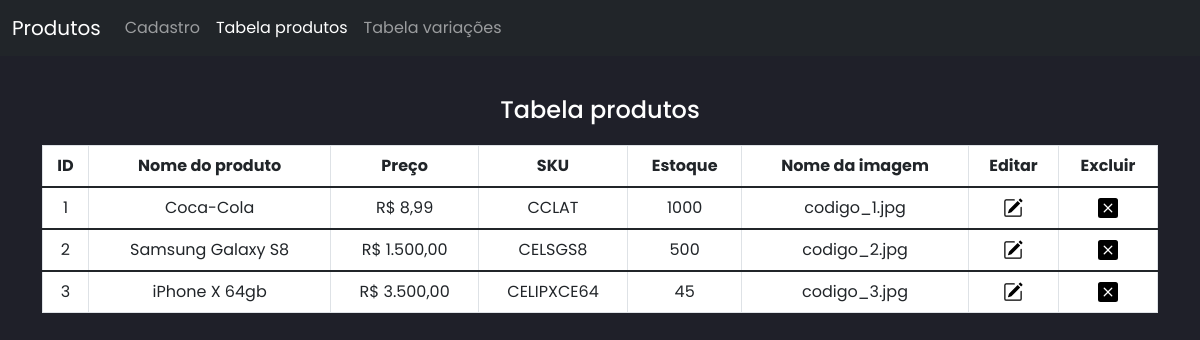
The page /product.php on the database its author committed.
### tables this page shows
CREATE TABLE IF NOT EXISTS `produto` (
  `id` int(11) NOT NULL AUTO_INCREMENT,
  `nome` varchar(200) NOT NULL,
  `preco` varchar(100) NOT NULL,
  `sku` varchar(100) NOT NULL,
  `estoque` int(11) NOT NULL,
  `imagem` varchar(300) NOT NULL,
  PRIMARY KEY (`id`)
);

CREATE TABLE IF NOT EXISTS `variacao` (
  `id` int(11) NOT NULL,
  `tipo` varchar(100) NOT NULL,
  `descricao` varchar(1000) NOT NULL,
  KEY `id` (`id`)
);

### product.php (the view, shortened to what this page needs)
<!DOCTYPE html>
<html lang="pt-br">
    <head>
        <link rel="stylesheet" href="CSS/style_product.css">
        <link href="https://cdn.jsdelivr.net/npm/bootstrap@5.1.3/dist/css/bootstrap.min.css" rel="stylesheet">
    </head>
    <body id="body">
        <nav class="navbar navbar-dark navbar-expand-lg bg-dark">
            <div class="container-fluid">
                <a class="navbar-brand" href="index.php">Produtos</a>
                <div class="collapse navbar-collapse" id="navbarNavDropdown">
                    <ul class="navbar-nav">
                        <li class="nav-item">
                            <a class="nav-link" href="index.php">Cadastro</a>
                        </li>
                        <li class="nav-item">
                            <a class="nav-link active" aria-current="page" href="product.php">Tabela produtos</a>
                        </li>
                        <li class="nav-item">
                            <a class="nav-link" href="variation.php">Tabela variações</a>
                        </li>
                    </ul>
                </div>
            </div>
        </nav>
        <div class="container">
            <div id="msg">
                <h4>Tabela produtos</h4>
            </div>
            <table class='table table-bordered' id="tabela_produto">
                <thead>
                    <th class='text-center'>ID</th>
                    <th class='text-center'>Nome do produto</th>
                    <th class='text-center'>Preço</th>
                    <th class='text-center'>SKU</th>
                    <th class='text-center'>Estoque</th>
                    <th class='text-center'>Nome da imagem</th>
                    <th class='text-center'>Editar</th>
				    <th class='text-center'>Excluir</th>
                    <?php
                        require_once "Connection/connection.php";
                        $sql = "SELECT * FROM produto INNER JOIN variacao ON produto.id=variacao.id ORDER BY produto.id";
                        $query = mysqli_query($connection,$sql);
                        while ($row = mysqli_fetch_assoc($query)){
                            echo "<tbody id='tabela_user'>";
                                echo "<td class='text-center'>" . $row['id'] . "</td>";
                                echo "<td class='text-center'>" . $row['nome'] . "</td>";
                                echo "<td class='text-center'> R$ " . $row['preco'] . "</td>";
                                echo "<td class='text-center'>" . $row['sku'] . "</td>";
                                echo "<td class='text-center'>" . $row['estoque'] . "</td>";
                                echo "<td class='text-center'>". $row['imagem'] . "</td>";
                                echo "<td class='text-center'>";
                                    echo "<a href='#' data-bs-toggle='modal' data-bs-target='#edit_product' data-id='".$row['id']."' data-nome='".$row['nome']."' data-preco='".$row['preco']."' data-sku='".$row['sku']."' data-estoque='".$row['estoque']."' data-img='".$row['imagem']."' data-descricao='".$row['descricao']."' data-tipo='".$row['tipo']."'>";
                                    echo "</a>";
                                echo "</td>";
                                echo "<td class='text-center'>";
                                    echo "<a href='#' data-bs-toggle='modal' data-bs-target='#remove_product' data-id='".$row['id']."'>";
                                    echo "</a>";
                                echo "</td>";
                            echo "</tbody>";
                        }
                    ?>
                </thead>
            </table>
        </div>
    </body>
</html>

### CSS/style_product.css (style rules this page uses)
* { font-family: 'Poppins', sans-serif; }
#body,html { background-color: #1f2029; }
h4 { color: white; }
.container { background-color: #1f2029; }
#tabela_produto { margin-top: 20px; background-color: white; }
#msg { margin-top: 40px; text-align: center; }

### rows shown on the page
produto: variacao.id "1", nome "Coca-Cola", preco "8,99", sku "CCLAT", estoque "1000", imagem "codigo_1.jpg"
produto: variacao.id "2", nome "Samsung Galaxy S8", preco "1.500,00", sku "CELSGS8", estoque "500", imagem "codigo_2.jpg"
produto: variacao.id "3", nome "iPhone X 64gb", preco "3.500,00", sku "CELIPXCE64", estoque "45", imagem "codigo_3.jpg"
